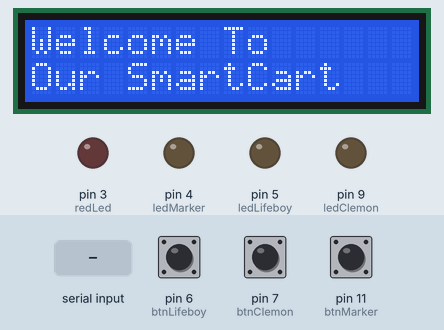
Simulated run of this sketch. Board: Arduino Uno, built with avr-gcc and run on an emulated ATmega328P. Parts: 16×2 character LCD, output pins drawn as LEDs (lit = HIGH). The inputs (shaded band) are chosen by the test bench; at power-on: pin 6 (btnLifeboy) LOW, pin 7 (btnClemon) LOW, pin 11 (btnMarker) LOW. What the sketch prints to the serial monitor is not drawn.

Above: at 1.2 s.
1.3 s: pin 6 (btnLifeboy) pulled HIGH for 1.3 s
At 2.7 s:
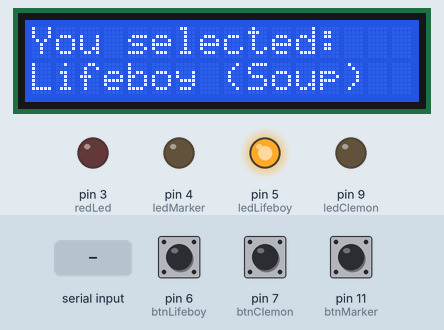
4.1 s: pin 7 (btnClemon) pulled HIGH for 1.3 s
At 5.1 s:
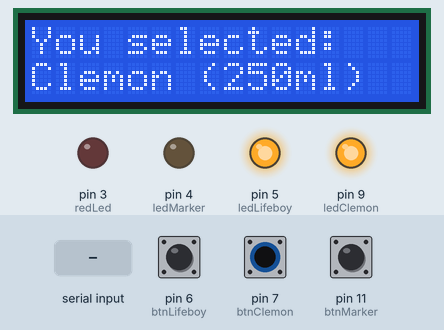
6.9 s: pin 11 (btnMarker) pulled HIGH for 1.3 s
At 7.3 s:
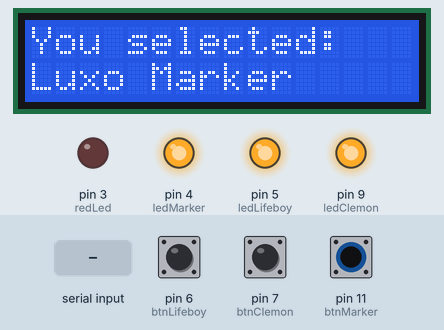
9.7 s: "8941100649329" received over Serial
At 11.0 s:
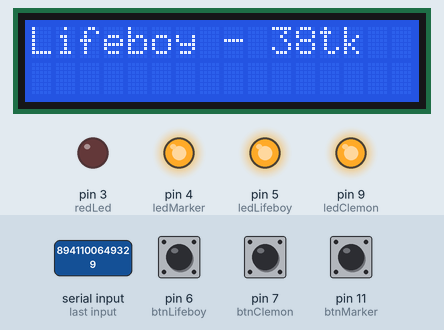
13.2 s: "184716000445" received over Serial
At 13.7 s:
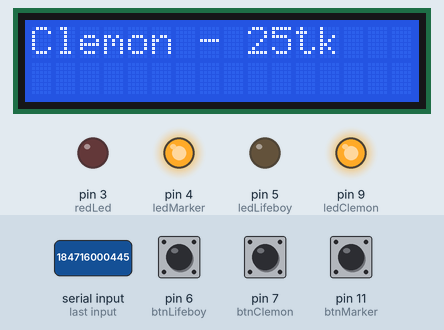
16.7 s: "8901069917570" received over Serial
At 17.6 s:
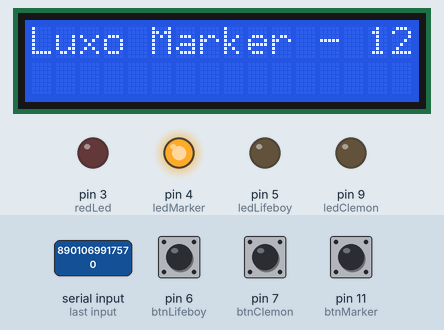
Timing chart, 0 to 24.2 s (numbered marks = the images above; inputs shaded):
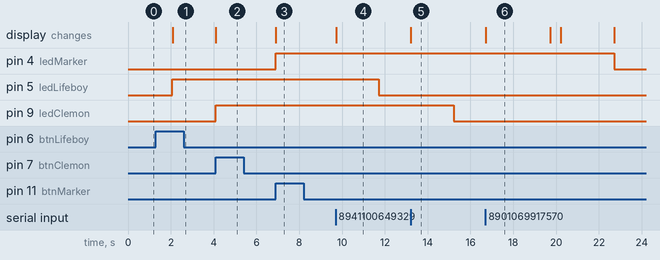

The sketch:

Barcode_LCD_Android.ino
```cpp
// Needed for SmartCart

#include <LCD.h>
#include <LiquidCrystal_SR.h>
#include <LiquidCrystal.h>
LiquidCrystal_SR lcd(12, 13, 8);
            //  DATA CLOCK LATCH

//SH_CP->CLOCK->13
//ST_CP->LATCH->8
//DS->DATA->12

int totalPrice = 0;
int wrongCount = 0;
int multiplePrintPrice = 0;
int selected = 0;

int btnLifeboy = 6;
int ledLifeboy = 5;
int btnClemon = 7;
int ledClemon = 9;
int btnMarker = 11;
int ledMarker = 4;

int redLed = 3;

int printLifeboy = 0;
int printClemon = 0;
int printMarker = 0;
int multiplePrintLifeboy = 0;
int multiplePrintClemon = 0;
int multiplePrintMarker = 0;

char code;
String completeCode = "";
int count = 0;

void setup() {
 pinMode(ledMarker, OUTPUT);
 pinMode(redLed, OUTPUT);
 pinMode(ledLifeboy, OUTPUT);
 pinMode(btnLifeboy, INPUT);
 pinMode(ledClemon, OUTPUT);
 pinMode(btnClemon, INPUT);
 pinMode(btnMarker, INPUT);

 lcd.begin(16, 2); // set up the LCD's number of columns and rows:
 //lcd.clear(); // clear the screen

 Serial.begin(9600); // Default connection rate for my BT module
}

void loop() {
  //digitalWrite(A0, HIGH);

  //LCD welcome message
  if(selected == 0){
    lcd.clear();
    lcd.setCursor(0, 0);
    lcd.print("Welcome To");
    lcd.setCursor(0, 1);
    lcd.print("Our SmartCart");
    delay(1000);
  }

  //Pressing the input buttons
  int btnStateLifeboy = digitalRead(btnLifeboy);
  int btnStateClemon = digitalRead(btnClemon);
  int btnStateMarker = digitalRead(btnMarker);

  //only print once on screen
  if(btnStateLifeboy == 1 && printLifeboy == 0){
    Serial.println("You have chosen Lifeboy (Soup)");
    completeCode = "";
    printLifeboy = 1;
    digitalWrite(ledLifeboy, HIGH);
    lcd.clear();
    lcd.setCursor(0, 0);
    lcd.print("You selected: ");
    lcd.setCursor(0, 1);
    lcd.print("Lifeboy (Soup)");
    delay(1000);
    selected = 1;
    multiplePrintPrice = 0;
  }

  if(btnStateClemon == 1 && printClemon ==0){
    Serial.println("You have chosen Clemon");
    completeCode = "";
    printClemon = 1;
    digitalWrite(ledClemon, HIGH);
    lcd.clear();
    lcd.setCursor(0, 0);
    lcd.print("You selected: ");
    lcd.setCursor(0, 1);
    lcd.print("Clemon (250ml)");
    delay(1000);
    selected = 1;
    multiplePrintPrice = 0;
  }

  if(btnStateMarker == 1 && printMarker ==0){
    Serial.println("You have chosen Luxo Marker (Black)");
    completeCode = "";
    printMarker = 1;
    digitalWrite(ledMarker, HIGH);
    lcd.clear();
    lcd.setCursor(0, 0);
    lcd.print("You selected: ");
    lcd.setCursor(0, 1);
    lcd.print("Luxo Marker");
    delay(1000);
    selected = 1;
    multiplePrintPrice = 0;
  }

  //LED on until correct barcode scanned


  int ledStateLifeboy = digitalRead(ledLifeboy);
  int ledStateClemon = digitalRead(ledClemon);
  int ledStateMarker = digitalRead(ledMarker);
  //Serial.println(ledStateMarker);


  //Lifeboy and Clemon and Marker
  if(ledStateLifeboy==1 && ledStateClemon==1 && ledStateMarker==1){
    //Serial.println("ALL THREE!");
    //Serial.println(btnStateLifeboy);
    if(Serial.available() > 0){
     code = Serial.read();
     completeCode = completeCode+code;
     //Serial.println("code: "+code);
     //Serial.println("Complete Code: "+completeCode);
     count++;
    }

    if(count>=12){
        if(completeCode.equals("8941100649329")){
          if(multiplePrintLifeboy==0){
            Serial.println("Lifeboy (Soup) --------------------------------- 38tk");
            lcd.clear();
            lcd.setCursor(0, 0);
            lcd.print("Lifeboy - 38tk");
            delay(2000);
            multiplePrintLifeboy = 0;
            completeCode = "";
            digitalWrite(ledLifeboy, LOW);
            Serial.println("LED off. Your Item has been added to the cart!");
            printLifeboy = 0;
            totalPrice = totalPrice + 38;
          }
       }
       else if(completeCode.equals("184716000445")){
          if(multiplePrintClemon==0){
            Serial.println("Clemon (250ml) --------------------------------- 25tk");
            lcd.clear();
            lcd.setCursor(0, 0);
            lcd.print("Clemon - 25tk");
            delay(2000);
            multiplePrintClemon = 0;
            completeCode = "";
            digitalWrite(ledClemon, LOW);
            Serial.println("LED off. Your Item has been added to the cart!");
            printClemon = 0;
            totalPrice = totalPrice + 25;
          }
       }
       else if(completeCode.equals("8901069917570")){
          if(multiplePrintMarker==0){
            Serial.println("Luxo Marker (Black) --------------------------------- 12tk");
            lcd.clear();
            lcd.setCursor(0, 0);
            lcd.print("Luxo Marker - 12tk");
            delay(3000);
            lcd.setCursor(16, 0);
            lcd.autoscroll();
            for (int i = 0; i < 2; i++) {
              char cA[] = {'t','k'};
              lcd.print(cA[i]);
              delay(500);
            }
            lcd.noAutoscroll();
            delay(2000);
            multiplePrintMarker = 0;
            completeCode = "";
            digitalWrite(ledMarker, LOW);
            Serial.println("LED off. Your Item has been added to the cart!");
            printMarker = 0;
            totalPrice = totalPrice + 12;
          }
       }
    }
  }


  //Lifeboy and Clemon
  else if(ledStateLifeboy==1 && ledStateClemon==1){
    //Serial.println("LED ON!");
    //Serial.println(btnStateLifeboy);
    if(Serial.available() > 0){
     code = Serial.read();
     completeCode = completeCode+code;
     //Serial.println("code: "+code);
     //Serial.println("Complete Code: "+completeCode);
     count++;
    }

    if(count>=12){
        if(completeCode.equals("8941100649329")){
          if(multiplePrintLifeboy==0){
            Serial.println("Lifeboy (Soup) --------------------------------- 38tk");
            lcd.clear();
            lcd.setCursor(0, 0);
            lcd.print("Lifeboy - 38tk");
            delay(2000);
            multiplePrintLifeboy = 0;
            completeCode = "";
            digitalWrite(ledLifeboy, LOW);
            Serial.println("LED off. Your Item has been added to the cart!");
            printLifeboy = 0;
            totalPrice = totalPrice + 38;
          }
       }
       else if(completeCode.equals("184716000445")){
          if(multiplePrintClemon==0){
            Serial.println("Clemon (250ml) --------------------------------- 25tk");
            lcd.clear();
            lcd.setCursor(0, 0);
            lcd.print("Clemon - 25tk");
            delay(2000);
            multiplePrintClemon = 0;
            multiplePrintClemon = 0;
            completeCode = "";
            digitalWrite(ledClemon, LOW);
            Serial.println("LED off. Your Item has been added to the cart!");
            printClemon = 0;
            totalPrice = totalPrice + 25;
          }
       }
       else if(completeCode.equals("8901069917570")){
          Serial.println("Wrong Item Scanned!");
          lcd.clear();
          lcd.setCursor(0, 0);
          lcd.print("Wrong item!");
          delay(2000);
          wrongCount++;
          digitalWrite(redLed, HIGH);
          completeCode = "";
       }
    }
  }


//Lifeboy and Marker
  else if(ledStateLifeboy==1 && ledStateMarker==1){
    //Serial.println("LED ON!");
    //Serial.println(btnStateLifeboy);
    if(Serial.available() > 0){
     code = Serial.read();
     completeCode = completeCode+code;
     //Serial.println("code: "+code);
     //Serial.println("Complete Code: "+completeCode);
     count++;
    }

    if(count>=12){
        if(completeCode.equals("8941100649329")){
          if(multiplePrintLifeboy==0){
            Serial.println("Lifeboy (Soup) --------------------------------- 38tk");
            lcd.clear();
            lcd.setCursor(0, 0);
            lcd.print("Lifeboy - 38tk");
            delay(2000);
            multiplePrintLifeboy = 0;
            completeCode = "";
            digitalWrite(ledLifeboy, LOW);
            Serial.println("LED off. Your Item has been added to the cart!");
            printLifeboy = 0;
            totalPrice = totalPrice + 38;
          }
       }
       else if(completeCode.equals("8901069917570")){
          if(multiplePrintMarker==0){
            Serial.println("Luxo Marker (Black) --------------------------------- 12tk");
            lcd.clear();
            lcd.setCursor(0, 0);
            lcd.print("Luxo Marker - 12tk");
            delay(3000);
            lcd.setCursor(16, 0);
            lcd.autoscroll();
            for (int i = 0; i < 2; i++) {
              char cA[] = {'t','k'};
              lcd.print(cA[i]);
              delay(500);
            }
            lcd.noAutoscroll();
            delay(2000);
            multiplePrintMarker = 0;
            completeCode = "";
            digitalWrite(ledMarker, LOW);
            Serial.println("LED off. Your Item has been added to the cart!");
            printMarker = 0;
            totalPrice = totalPrice + 12;
          }
       }
       else if(completeCode.equals("184716000445")){
          Serial.println("Wrong Item Scanned!");
          lcd.clear();
          lcd.setCursor(0, 0);
          lcd.print("Wrong item!");
          delay(2000);
          wrongCount++;
          digitalWrite(redLed, HIGH);
          completeCode = "";
       }
    }
  }


  //Clemon and Marker
  else if(ledStateClemon==1 && ledStateMarker==1){
    //Serial.println("LED ON!");
    //Serial.println(btnStateLifeboy);
    if(Serial.available() > 0){
     code = Serial.read();
     completeCode = completeCode+code;
     //Serial.println("code: "+code);
     //Serial.println("Complete Code: "+completeCode);
     count++;
    }

    if(count>=12){
        if(completeCode.equals("184716000445")){
          if(multiplePrintClemon==0){
            Serial.println("Clemon (250ml) --------------------------------- 25tk");
            lcd.clear();
            lcd.setCursor(0, 0);
            lcd.print("Clemon - 25tk");
            delay(2000);
            multiplePrintClemon = 0;
            multiplePrintClemon = 0;
            completeCode = "";
            digitalWrite(ledClemon, LOW);
            Serial.println("LED off. Your Item has been added to the cart!");
            printClemon = 0;
            totalPrice = totalPrice + 25;
          }
       }
       else if(completeCode.equals("8901069917570")){
          if(multiplePrintMarker==0){
            Serial.println("Luxo Marker (Black) --------------------------------- 12tk");
            lcd.clear();
            lcd.setCursor(0, 0);
            lcd.print("Luxo Marker - 12tk");
            delay(3000);
            lcd.setCursor(16, 0);
            lcd.autoscroll();
            for (int i = 0; i < 2; i++) {
              char cA[] = {'t','k'};
              lcd.print(cA[i]);
              delay(500);
            }
            lcd.noAutoscroll();
            delay(2000);
            multiplePrintMarker = 0;
            completeCode = "";
            digitalWrite(ledMarker, LOW);
            Serial.println("LED off. Your Item has been added to the cart!");
            printMarker = 0;
            totalPrice = totalPrice + 12;
          }
       }
       else if(completeCode.equals("8941100649329")){
          Serial.println("Wrong Item Scanned!");
          lcd.clear();
          lcd.setCursor(0, 0);
          lcd.print("Wrong item!");
          delay(2000);
          wrongCount++;
          digitalWrite(redLed, HIGH);
          completeCode = "";
       }
    }
  }


  //For Lifeboy Soup
  else if(ledStateLifeboy==1){
    //Serial.println("LED ON!");
    //Serial.println(btnStateLifeboy);
    if(Serial.available() > 0){
     code = Serial.read();
     completeCode = completeCode+code;
     //Serial.println("code: "+code);
     //Serial.println("Complete Code: "+completeCode);
     count++;
    }

    if(count>=12){
        if(completeCode.equals("8941100649329")){
          if(multiplePrintLifeboy==0){
            Serial.println("Lifeboy (Soup) --------------------------------- 38tk");
            lcd.clear();
            lcd.setCursor(0, 0);
            lcd.print("Lifeboy - 38tk");
            delay(2000);
            multiplePrintLifeboy = 0;
            completeCode = "";
            digitalWrite(ledLifeboy, LOW);
            Serial.println("LED off. Your Item has been added to the cart!");
            printLifeboy = 0;
            totalPrice = totalPrice + 38;
          }
       }
       else if(completeCode.equals("184716000445")){
          Serial.println("Wrong Item Scanned!");
          lcd.clear();
          lcd.setCursor(0, 0);
          lcd.print("Wrong item!");
          delay(2000);
          wrongCount++;
          digitalWrite(redLed, HIGH);
          completeCode = "";
       }
       else if(completeCode.equals("8901069917570")){
          Serial.println("Wrong Item Scanned!");
          lcd.clear();
          lcd.setCursor(0, 0);
          lcd.print("Wrong item!");
          delay(2000);
          wrongCount++;
          digitalWrite(redLed, HIGH);
          completeCode = "";
       }
    }
  }


  //For Clemon
  else if(ledStateClemon==1){
    //Serial.println("LED ON!");
    //Serial.println(btnStateClemon);
    if(Serial.available() > 0){
     code = Serial.read();
     completeCode = completeCode+code;
     //Serial.println("code: "+code);
     //Serial.println("Complete Code: "+completeCode);
     count++;
    }

    if(count>=12){
        if(completeCode.equals("184716000445")){
          if(multiplePrintClemon==0){
            Serial.println("Clemon (250ml) --------------------------------- 25tk");
            lcd.clear();
            lcd.setCursor(0, 0);
            lcd.print("Clemon - 25tk");
            delay(2000);
            multiplePrintClemon = 0;
            multiplePrintClemon = 0;
            completeCode = "";
            digitalWrite(ledClemon, LOW);
            Serial.println("LED off. Your Item has been added to the cart!");
            printClemon = 0;
            totalPrice = totalPrice + 25;
          }
       }
       else if(completeCode.equals("8941100649329")){
          Serial.println("Wrong Item Scanned!");
          lcd.clear();
          lcd.setCursor(0, 0);
          lcd.print("Wrong item!");
          delay(2000);
          wrongCount++;
          digitalWrite(redLed, HIGH);
          completeCode = "";
       }
       else if(completeCode.equals("8901069917570")){
          Serial.println("Wrong Item Scanned!");
          lcd.clear();
          lcd.setCursor(0, 0);
          lcd.print("Wrong item!");
          delay(2000);
          wrongCount++;
          digitalWrite(redLed, HIGH);
          completeCode = "";
       }
    }
  }


  //For Marker
  else if(ledStateMarker==1){
    //Serial.println("LED ON!");
    //Serial.println(btnStateClemon);
    if(Serial.available() > 0){
     code = Serial.read();
     completeCode = completeCode+code;
     //Serial.println("code: "+code);
     //Serial.println("Complete Code: "+completeCode);
     count++;
    }

    if(count>=12){
        if(completeCode.equals("8901069917570")){
          if(multiplePrintMarker==0){
            Serial.println("Luxo Marker (Black) --------------------------------- 12tk");
            lcd.clear();
            lcd.setCursor(0, 0);
            lcd.print("Luxo Marker - 12tk");
            delay(3000);
            lcd.setCursor(16, 0);
            lcd.autoscroll();
            for (int i = 0; i < 2; i++) {
              char cA[] = {'t','k'};
              lcd.print(cA[i]);
              delay(500);
            }
            lcd.noAutoscroll();
            delay(2000);
            multiplePrintMarker = 0;
            completeCode = "";
            digitalWrite(ledMarker, LOW);
            Serial.println("LED off. Your Item has been added to the cart!");
            printMarker = 0;
            totalPrice = totalPrice + 12;
          }
        }
       else if(completeCode.equals("8941100649329")){
          Serial.println("Wrong Item Scanned!");
          lcd.clear();
          lcd.setCursor(0, 0);
          lcd.print("Wrong item!");
          delay(2000);
          wrongCount++;
          digitalWrite(redLed, HIGH);
          completeCode = "";
       }
       else if(completeCode.equals("184716000445")){
          Serial.println("Wrong Item Scanned!");
          lcd.clear();
          lcd.setCursor(0, 0);
          lcd.print("Wrong item!");
          delay(2000);
          wrongCount++;
          digitalWrite(redLed, HIGH);
          completeCode = "";
       }
    }
  }
  else{
    //Serial.println("LED OFF.");
  }

  if(ledStateLifeboy==0 && ledStateClemon==0 && ledStateMarker==0){
    digitalWrite(redLed, LOW);
    if(selected==1 && multiplePrintPrice==0){
      Serial.print("Total Price: ");
      Serial.print(totalPrice);
      Serial.println("tk");
      lcd.clear();
      lcd.setCursor(0, 0);
      lcd.print("Total Price: ");
      lcd.setCursor(0, 1);
      lcd.print(totalPrice);
      lcd.setCursor(3, 1);
      lcd.print("tk");
      totalPrice = 0;
      multiplePrintPrice = 1;
    }
  }
}
```

Measured:
- after the input at 1.3 s, pin 5 (ledLifeboy): LOW → HIGH after 0.77 s; the display: changes after 0.78 s (image 1)
- after the input at 4.1 s, pin 9 (ledClemon): LOW → HIGH at once; the display: changes at once (image 2)
- after the input at 6.9 s, pin 4 (ledMarker): LOW → HIGH at once; the display: changes at once (image 3)
- after the input at 9.7 s, pin 5 (ledLifeboy): HIGH → LOW after 2.0 s; the display: changes at once (image 4)
- after the input at 13.2 s, pin 9 (ledClemon): HIGH → LOW after 2.0 s; the display: changes at once (image 5)
- after the input at 16.7 s, pin 4 (ledMarker): HIGH → LOW after 6.0 s; the display: changes at once (image 6)
